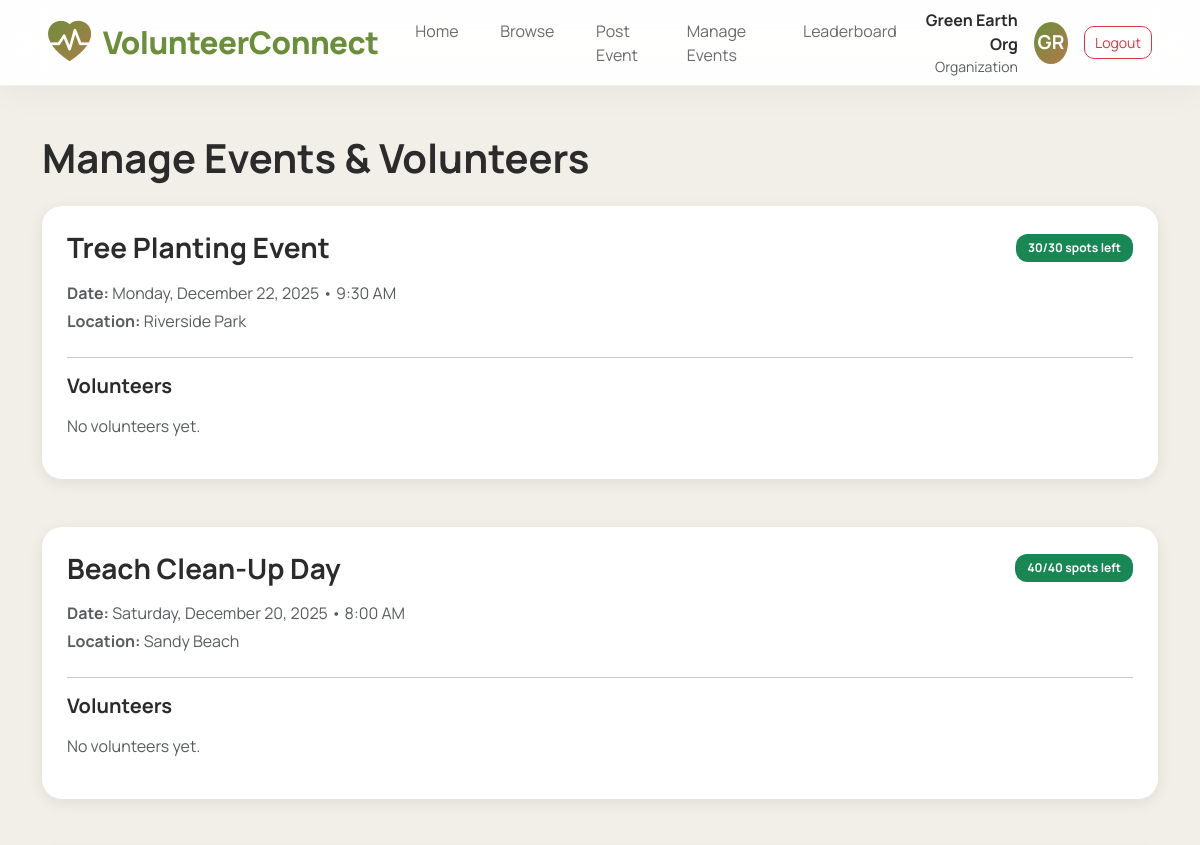
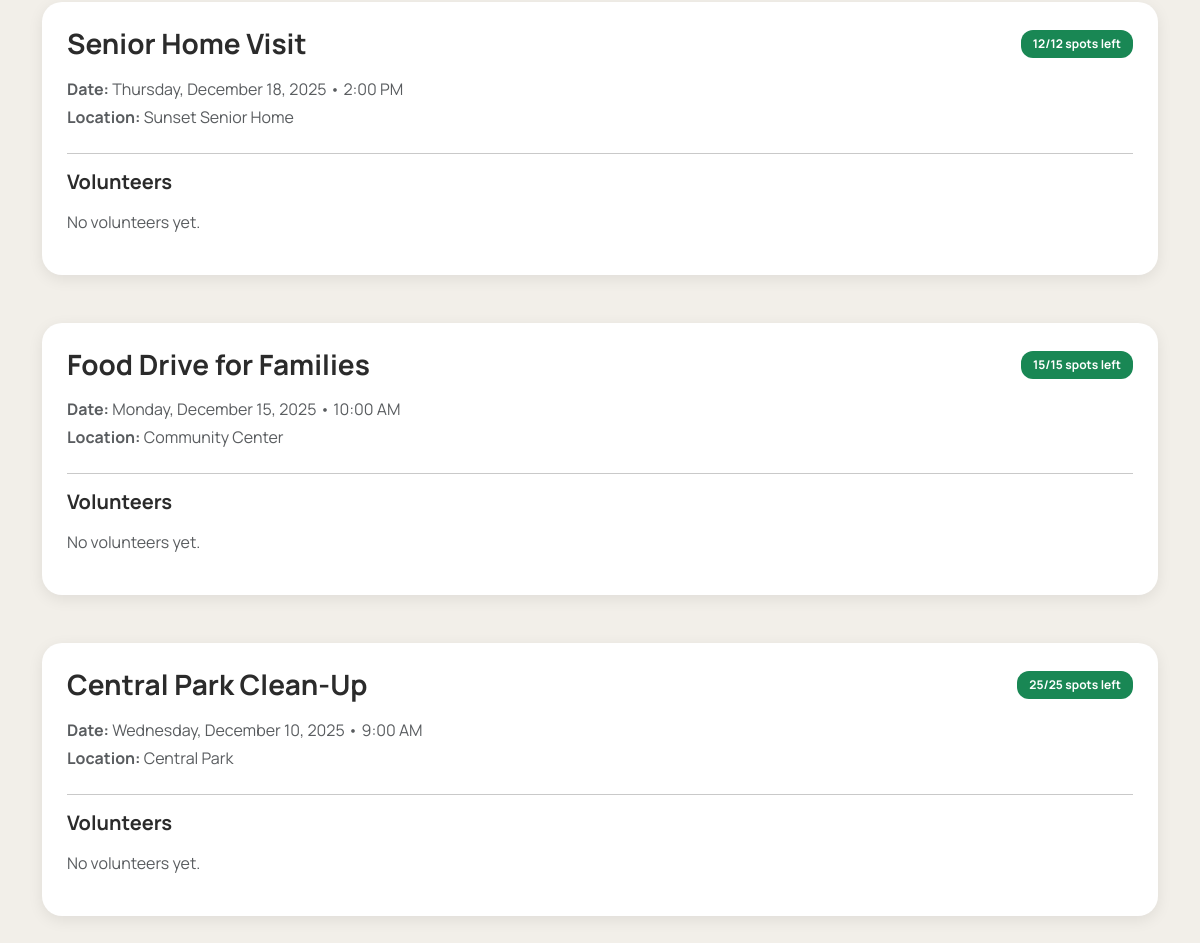
Before: /manage_events.php (signed in) with the older database file (2 pictures, top to bottom).
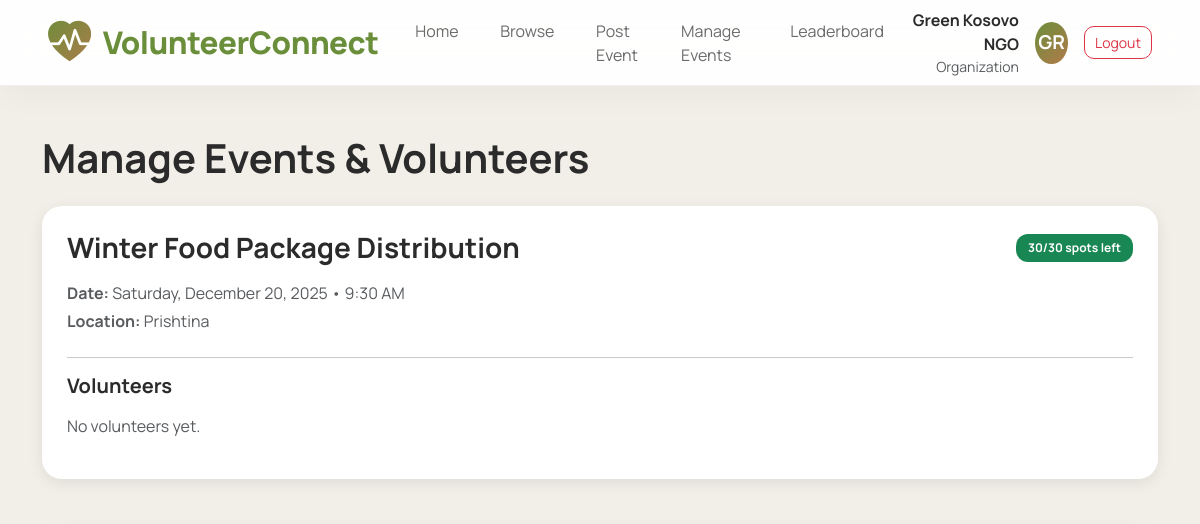
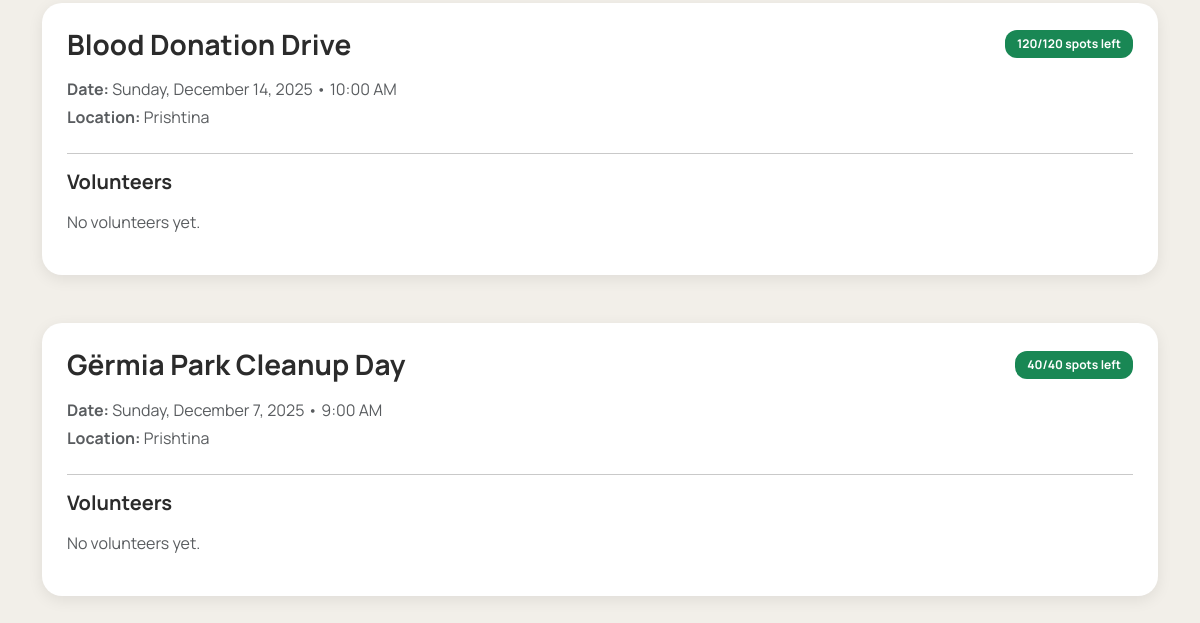
After: the same page with the newer database file (2 pictures, top to bottom).
### tables this page shows
CREATE TABLE IF NOT EXISTS opportunities (
    id INT AUTO_INCREMENT PRIMARY KEY,
    title VARCHAR(255) NOT NULL,
    description TEXT NOT NULL,
    category VARCHAR(50) DEFAULT 'General',
    location VARCHAR(255) DEFAULT 'Prishtina',
    location_name VARCHAR(255) DEFAULT NULL,
    latitude DECIMAL(10, 8) NULL,
    longitude DECIMAL(11, 8) NULL,
    date DATE NOT NULL,
    time TIME NULL,
    slots INT DEFAULT 10,
    organization_id INT NULL,
    created_at TIMESTAMP DEFAULT CURRENT_TIMESTAMP,
    FOREIGN KEY (organization_id) REFERENCES users(id) ON DELETE SET NULL,
    INDEX idx_date (date),
    INDEX idx_category (category),
    INDEX idx_org (organization_id)
);

### manage_events.php (the view, shortened to what this page needs)
<?php
require_once 'config/config.php';
include_once 'includes/header.php';
?>
<div class="container my-5">
    <h1 class="fw-bold mb-4">Manage Events & Volunteers</h1>
    <?php
    $stmt = $conn->prepare("
        SELECT o.*,
        (o.slots - COUNT(CASE WHEN a.status='confirmed' THEN 1 END)) AS spots_left
        FROM opportunities o
        LEFT JOIN applications a ON o.id = a.opportunity_id
        WHERE o.organization_id = ?
        GROUP BY o.id
        ORDER BY o.date DESC
    ");
    $stmt->execute([$_SESSION['user_id']]);
    $events = $stmt->fetchAll();
    ?>
    <?php if (empty($events)): ?>
        <div class="text-center py-5">
            <p class="text-muted">You haven't posted any events yet.</p>
            <a href="post_opportunity.php" class="btn btn-primary btn-lg">Post Your First Event</a>
        </div>
    <?php else: ?>
        <?php foreach ($events as $event): ?>
            <div class="event-card mb-5">
                <div class="d-flex justify-content-between align-items-center mb-3">
                    <h3 class="fw-bold mb-0"><?= htmlspecialchars($event['title']) ?></h3>
                    <span class="badge bg-<?= $event['spots_left'] > 0 ? 'success' : 'danger' ?>">
                        <?= $event['spots_left'] ?>/<?= $event['slots'] ?> spots left
                    </span>
                </div>
                <p class="text-muted mb-1">
                    <strong>Date:</strong>
                    <?= date('l, F j, Y', strtotime($event['date'])) ?>
                    <?= $event['time'] ? ' • '.date('g:i A', strtotime($event['time'])) : '' ?>
                </p>
                <p class="text-muted mb-4">
                    <strong>Location:</strong> <?= htmlspecialchars($event['location']) ?>
                </p>
                <hr>
                <h5 class="fw-bold mb-3">Volunteers</h5>
                <?php
                $apps = $conn->prepare("
                    SELECT a.*, u.name, u.email
                    FROM applications a
                    JOIN users u ON a.volunteer_id = u.id
                    WHERE a.opportunity_id = ?
                    ORDER BY a.applied_at DESC
                ");
                $apps->execute([$event['id']]);
                $vols = $apps->fetchAll();
                ?>
                <?php if (empty($vols)): ?>
                    <p class="text-muted">No volunteers yet.</p>
                <?php endif; ?>
            </div>
        <?php endforeach; ?>
    <?php endif; ?>
</div>
</body>
</html>

### includes/header.php (shortened to what this page needs)
<!DOCTYPE html>
<html lang="en">
<head>
    <link href="https://cdn.jsdelivr.net/npm/bootstrap@5.3.2/dist/css/bootstrap.min.css" rel="stylesheet">
    <link rel="stylesheet" href="https://cdn.jsdelivr.net/npm/bootstrap-icons@1.11.0/font/bootstrap-icons.css">
</head>
<body>
<nav class="navbar navbar-expand-lg">
    <div class="container-fluid px-4 px-lg-5">
        <a class="navbar-brand" href="index.php">
            <i class="bi bi-heart-pulse-fill"></i>
            VolunteerConnect
        </a>
        <div class="collapse navbar-collapse" id="navbarNav">
            <ul class="navbar-nav mx-auto">
                <li class="nav-item"><a class="nav-link <?= (basename($_SERVER['SCRIPT_NAME']) === 'index.php' ? 'active' : '') ?>" href="index.php">Home</a></li>
                <li class="nav-item"><a class="nav-link <?= (basename($_SERVER['SCRIPT_NAME']) === 'public_browse.php' ? 'active' : '') ?>" href="public_browse.php">Browse</a></li>
                <?php if (isset($_SESSION['logged_in'])): ?>
                    <?php if ($_SESSION['role'] === 'admin'): ?>
                        <li class="nav-item"><a class="nav-link <?= (basename($_SERVER['SCRIPT_NAME']) === 'admin_dashboard.php' ? 'active' : '') ?>" href="admin/admin_dashboard.php">Dashboard</a></li>
                        <li class="nav-item"><a class="nav-link" href="admin/manage_users.php">Manage Users</a></li>
                        <li class="nav-item"><a class="nav-link" href="admin/manage_organizations.php">Manage Organizations</a></li>
                    <?php elseif ($_SESSION['role'] === 'organization'): ?>
                        <li class="nav-item"><a class="nav-link" href="post_opportunity.php">Post Event</a></li>
                        <li class="nav-item"><a class="nav-link" href="manage_events.php">Manage Events</a></li>
                    <?php else: ?>
                        <li class="nav-item"><a class="nav-link" href="my_applications.php">My Applications</a></li>
                        <li class="nav-item"><a class="nav-link" href="profile.php">My Profile</a></li>
                    <?php endif; ?>
                <?php endif; ?>
                <li class="nav-item"><a class="nav-link <?= (basename($_SERVER['SCRIPT_NAME']) === 'leaderboard.php' ? 'active' : '') ?>" href="leaderboard.php">Leaderboard</a></li>
            </ul>
            <div class="d-flex align-items-center gap-3">
                <?php if (isset($_SESSION['logged_in'])): ?>
                    <a href="<?= ($_SESSION['role'] === 'admin') ? 'admin/admin_dashboard.php' : '#' ?>" class="d-flex align-items-center gap-3 text-decoration-none" style="color: inherit;" title="Profile / Dashboard">
                        <div class="text-end">
                            <div class="fw-bold"><?= htmlspecialchars($_SESSION['name'] ?? 'User') ?></div>
                            <div class="small text-muted"><?= ucfirst($_SESSION['role']) ?></div>
                        </div>
                        <div class="user-avatar"><?= strtoupper(substr($_SESSION['name'] ?? 'U', 0, 2)) ?></div>
                    </a>
                    <a href="auth/logout.php" class="btn btn-outline-danger btn-sm">Logout</a>
                <?php else: ?>
                    <a href="auth/login.php" class="btn btn-login">Login</a>
                    <a href="auth/register.php" class="btn btn-join">Join Free</a>
                <?php endif; ?>
            </div>
        </div>
    </div>
</nav>

### includes/header.php (style rules this page uses)
:root { --earth-1: #f2efe9; --accent-1: #6a8e3a; --accent-2: #b27a4b; --muted: #6b6b6b; }
body { font-family: 'Manrope', 'Inter', sans-serif; background: var(--earth-1); color: #2b2b2b; margin: 0; }
.navbar { height: 86px; background: rgba(255, 255, 255, 0.94) !important; backdrop-filter: blur(20px); border-bottom: 1px solid rgba(0,0,0,0.06); position: sticky; top: 0; z-index: 1000; box-shadow: 0 8px 32px rgba(0,0,0,0.04); }
.navbar-brand { font-weight: 800 !important; font-size: 1.95rem !important; color: var(--accent-1) !important; display: flex; align-items: center; gap: 12px; letter-spacing: -0.5px; white-space: nowrap; }
.navbar-brand i { font-size: 2.7rem !important; background: linear-gradient(135deg, #6a8e3a, #b27a4b); -webkit-background-clip: text; -webkit-text-fill-color: transparent; }
.nav-link { display: inline-block !important; font-weight: 400 !important; color: var(--muted) !important; padding: 0.6rem 1.3rem !important; border-radius: 10px; transition: all 0.3s ease; }
.user-avatar { width: 42px; height: 42px; border-radius: 50%; background: linear-gradient(135deg, #6a8e3a, #b27a4b); display: flex; align-items: center; justify-content: center; color: white; font-weight: bold; font-size: 1.2rem; transition: transform 0.2s ease, box-shadow 0.2s ease; }

### manage_events.php (style rules this page uses)
.event-card { border: none; border-radius: 20px; padding: 25px; background: #fff; box-shadow: 0 4px 15px rgba(0,0,0,0.08); transition: 0.25s ease; }
.badge { padding: 8px 12px; border-radius: 12px !important; }
.btn-sm { padding: 5px 10px; border-radius: 10px; }

Changed rows visible on the page:
removed opportunities: title "Tree Planting Event", spots_left "30", slots "30", date "Monday, December 22, 2025", time "9:30 AM", location "Riverside Park"
removed opportunities: title "Senior Home Visit", spots_left "12", slots "12", date "Thursday, December 18, 2025", time "2:00 PM", location "Sunset Senior Home"
changed opportunities: title "Beach Clean-Up Day" → "Winter Food Package Distribution"; spots_left "40" → "30"; slots "40" → "30"; time "8:00 AM" → "9:30 AM"; location "Sandy Beach" → "Prishtina"
changed opportunities "10:00 AM": title "Food Drive for Families" → "Blood Donation Drive"; spots_left "15" → "120"; slots "15" → "120"; date "Monday, December 15, 2025" → "Sunday, December 14, 2025"; location "Community Center" → "Prishtina"
changed opportunities "9:00 AM": title "Central Park Clean-Up" → "Gërmia Park Cleanup Day"; spots_left "25" → "40"; slots "25" → "40"; date "Wednesday, December 10, 2025" → "Sunday, December 7, 2025"; location "Central Park" → "Prishtina"
Other visible differences:
$_SESSION['name']: "Green Earth Org" → "Green Kosovo NGO"
